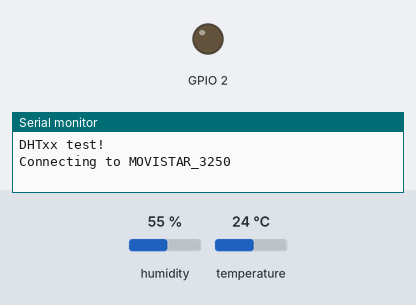
This sketch was run on a simulated ESP8266 (NodeMCU). Parts: output pins drawn as LEDs (lit = HIGH, except the on-board LED, lit = LOW), the last lines printed to the serial monitor. Inputs (shaded band) come from the test bench; at power-on: humidity 55 %, temperature 24 °C. WiFi joins after 1.5 s; servers stay silent unless stated; no MQTT or app messages arrive unless stated. At 1.7 s the program puts the board to deep sleep or switches it off; the recording ends there.

Above: at 0.1 s.
At 1.62 s:
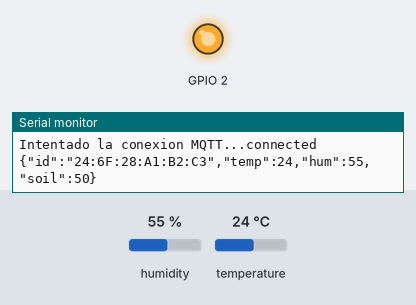
Timing chart, 0 to 1.7 s (numbered marks = the images above):
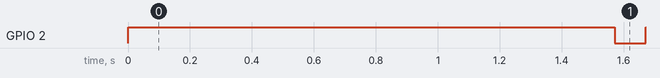

Measured:
- by itself, GPIO 2: HIGH → LOW at 1.6 s, → HIGH 0.10 s later

The sketch:

sketchSensorAgricola.ino
```cpp
#include <ESP8266WiFi.h>
#include <PubSubClient.h>
#include <DHT.h>
#include "configuracionWIFI.h"
#include <ArduinoJson.h>
#define DHTPIN 4
#define DHTTYPE DHT21   // DHT 21 (AM2301)

DHT dht(DHTPIN, DHTTYPE);

WiFiClient espClient;
PubSubClient client(espClient);
long lastMsg = 0;
int value = 0;

#define BUTTON_BUILTIN 0

void setup_wifi() {
  digitalWrite(BUILTIN_LED, HIGH);
  delay(10);
  // Primero establecemos la conexion WIFI
  Serial.println();
  Serial.print("Connecting to ");
  Serial.println(ssid);

  WiFi.begin(ssid, password);

  while (WiFi.status() != WL_CONNECTED) {
    delay(500);
    Serial.print(".");
  }

  randomSeed(micros());

  Serial.println("");
  Serial.println("conexion WIFI establecida");
  Serial.println("direccion IP: ");
  Serial.println(WiFi.localIP());
}

void callback(char* topic, byte* payload, unsigned int length) {
  Serial.print("Mensaje recibido [");
  Serial.print(topic);
  Serial.print("] ");
  for (int i = 0; i < length; i++) {
    Serial.print((char)payload[i]);
  }
  Serial.println();

}

void reconnect() {
  // Bucle hasta reconectar MQTT
  while (!client.connected()) {
    Serial.print("Intentado la conexion MQTT...");
    String clientId = WiFi.macAddress();
    // Se intenta conectar
    if (client.connect(clientId.c_str())) {
      Serial.println("connected");
      // Una vez conectado, publicar un mensaje...
      client.publish("sensor/data/id", "hello world");
    } else {
      Serial.print("fallo, rc=");
      Serial.print(client.state());
      Serial.println(" se intentara de nuevo en 5 segundos");
      // Espera 5 segundos antes de reintentarlo
      delay(5000);
    }
  }
}
void setup() {
  pinMode(BUILTIN_LED, OUTPUT);
  pinMode(BUTTON_BUILTIN, INPUT);
  Serial.begin(115200);
  Serial.println("DHTxx test!");
  dht.begin();
  setup_wifi();
  client.setServer(mqtt_server, 1883);
  client.setCallback(callback);

  digitalWrite(BUILTIN_LED, HIGH);
}

void loop() {

  if (!client.connected()) {
    reconnect();
  }
  client.loop();

  // Se obtiene los valores de los sensores
  float temp = dht.readTemperature(); // Recoge la temperatura ambiental
  float hum = dht.readHumidity();     // Recoge la humedad ambiental
  int valor = analogRead(A0);         // Recoge la humedad terrestre, valores de 0 a 1024
  int soil =  map(valor, 0, 1023, 100, 0); // Se convierte los valores a escala 0 a 100

  // Serializamos los valores en un formato JSON
  const size_t capacity = JSON_OBJECT_SIZE(6);
  DynamicJsonDocument doc(capacity);
  doc["id"] = WiFi.macAddress(); // Se añade un nuevo campo llamado id que identifica al sensor, este se compone de la mac del sensor
  doc["temp"] = temp;
  doc["hum"] = hum;
  doc["soil"] = soil;
  serializeJson(doc, Serial);

  //Se envia mediante MQTT el json, antes se debe convertir a un array de char
  char buffer[256];
  size_t n = serializeJson(doc, buffer);
  Serial.println();
  boolean exito = client.publish(topic_mqtt, buffer,n);
  digitalWrite(BUILTIN_LED, LOW);
  Serial.println("\n");
  delay(100);
  digitalWrite(BUILTIN_LED, HIGH);
  if(exito){
    Serial.println("Modo ESP8266 deep sleep durante 30 segundos");
    ESP.deepSleep(900e6); // 60e6 es 60.000.000 microsegundos
  } else{
    delay(10); // Solo se ejecuta si falla el envio de mqtt
  }
}
```

configuracionWIFI.h
```cpp
const char* ssid = "MOVISTAR_3250";
const char* password = "GRdUPeB5chUi7DhBAeqd";
const char* mqtt_server = "broker.hivemq.com";

const char* topic_mqtt =  "leaf/server/records";
```
